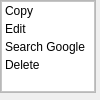
<?xml version="1.0" encoding="UTF-8"?>
<ui version="4.0">
 <class>Form</class>
 <widget class="QWidget" name="Form">
  <property name="geometry">
   <rect>
    <x>0</x>
    <y>0</y>
    <width>100</width>
    <height>100</height>
   </rect>
  </property>
  <property name="windowTitle">
   <string>ListContextMenu</string>
  </property>
  <widget class="QFrame" name="frame">
   <property name="geometry">
    <rect>
     <x>0</x>
     <y>0</y>
     <width>96</width>
     <height>93</height>
    </rect>
   </property>
   <property name="frameShape">
    <enum>QFrame::StyledPanel</enum>
   </property>
   <property name="frameShadow">
    <enum>QFrame::Raised</enum>
   </property>
   <layout class="QGridLayout" name="gridLayout">
    <property name="leftMargin">
     <number>0</number>
    </property>
    <property name="topMargin">
     <number>0</number>
    </property>
    <property name="rightMargin">
     <number>0</number>
    </property>
    <property name="bottomMargin">
     <number>0</number>
    </property>
    <property name="spacing">
     <number>0</number>
    </property>
    <item row="0" column="0">
     <widget class="QListWidget" name="listWidget">
      <property name="styleSheet">
       <string notr="true">QListWidget {
    background-color: #ffffff; /* sets the background color of the list widget */
}

QListWidget::item {
    padding: 2px;
}

QListWidget::item:selected {
    background-color: #F0F0F0; /* sets the background color of a selected item */
    color: #000000; /* sets the text color of a selected item */
}
</string>
      </property>
      <item>
       <property name="text">
        <string>Copy</string>
       </property>
      </item>
      <item>
       <property name="text">
        <string>Edit</string>
       </property>
      </item>
      <item>
       <property name="text">
        <string>Search Google</string>
       </property>
      </item>
      <item>
       <property name="text">
        <string>Delete</string>
       </property>
      </item>
     </widget>
    </item>
   </layout>
  </widget>
 </widget>
 <resources/>
 <connections/>
</ui>
